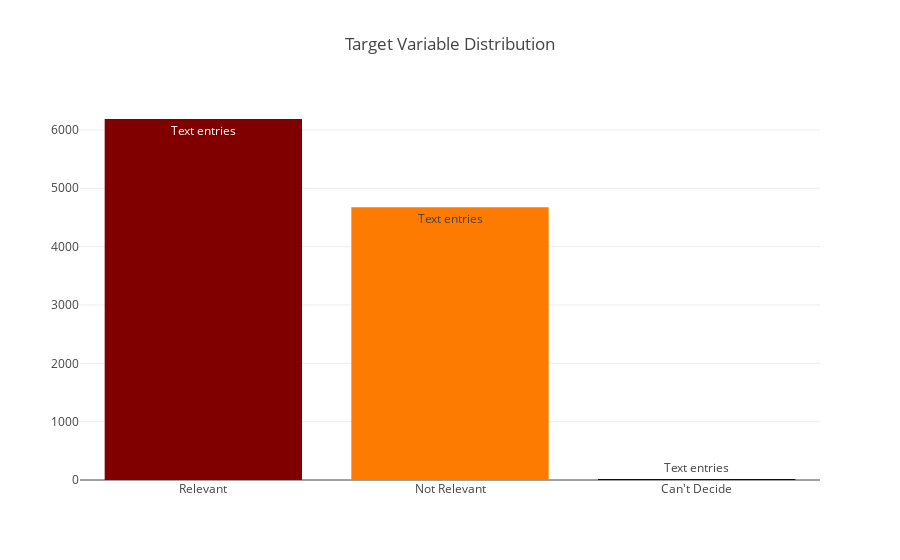

Here is the notebook cell this chart was saved with:
### Code cell
#z = {'Relevant': 'Relevant', 'Not Relevant': 'Not Relevant'}

data = [go.Bar(
    x = disaster.choose_one.unique(),
    y = disaster.choose_one.value_counts().values,
    marker = dict(colorscale = 'Jet', color = disaster.choose_one.value_counts().values),
    text = 'Text entries'
)]

layout = go.Layout(
    title = 'Target Variable Distribution'
)

fig = go.Figure(data=data, layout=layout)

py.iplot(fig, filename='basic-bar')

### Figure 1 — Plotly figure (JSON) as saved in the notebook; plotly's stock layout.template omitted (floating-point values rounded to 4 significant figures)
{"data": [{"marker": {"color": [6187, 4673, 16], "colorscale": "Jet"}, "text": "Text entries", "type": "bar", "uid": "bd781ff4-a3b6-4e2b-ad8d-451f9d7c3525", "x": ["Relevant", "Not Relevant", "Can't Decide"], "y": [6187, 4673, 16]}], "layout": {"title": {"text": "Target Variable Distribution"}}}
